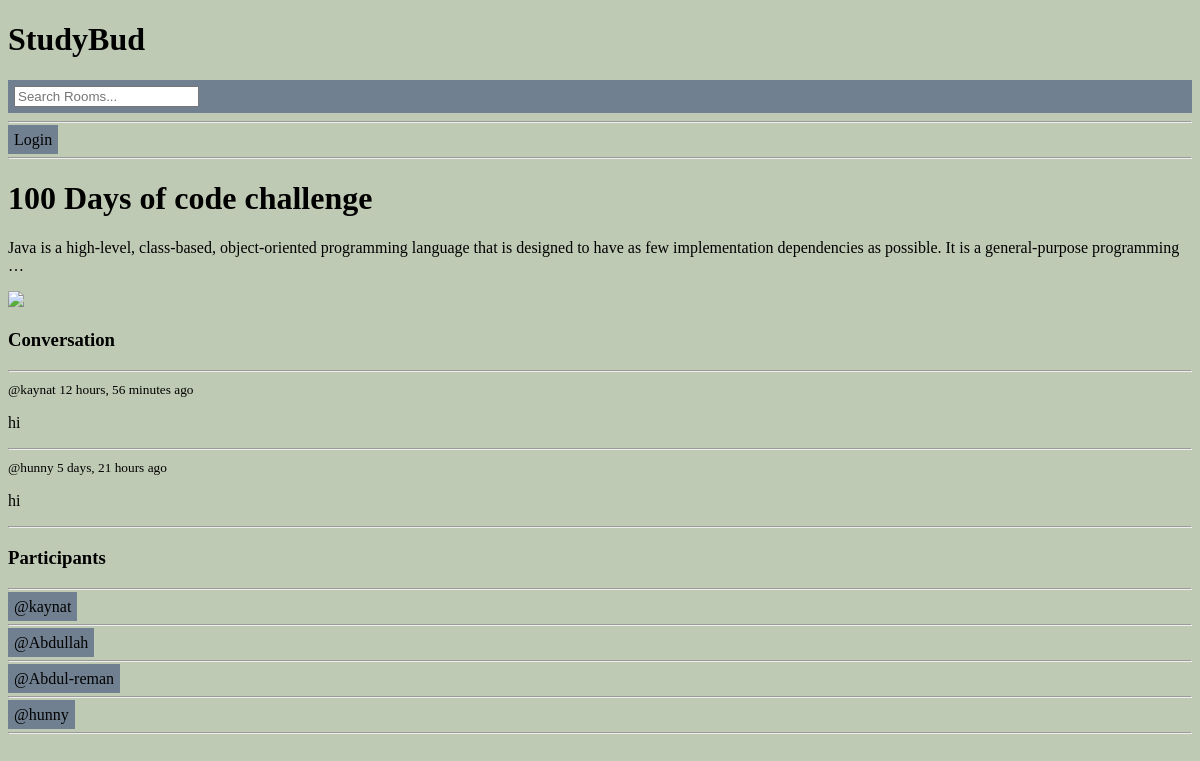
Page /room/2/ on the committed database.
### base/models.py (models this page shows, shortened)
class Room(models.Model):
    host =  models.ForeignKey(User, on_delete=models.SET_NULL, null= True)
    topic =  models.ForeignKey(Topic, on_delete=models.SET_NULL, null= True)
    name = models.CharField(max_length=200)
    description = models.TextField(null=True, blank=True)
    participants = models.ManyToManyField(User, related_name='Participants', blank= True)
    updated = models.DateTimeField(auto_now=True)
    created =models.DateTimeField(auto_now_add=True)
    class Meta:
        ordering = ['-updated', '-created']

class Message(models.Model):
    user = models.ForeignKey(User, on_delete=models.CASCADE)
    room = models.ForeignKey(Room, on_delete=models.CASCADE)
    body = models.TextField()
    updated = models.DateTimeField(auto_now=True)
    created =models.DateTimeField(auto_now_add=True)
    class Meta:
        ordering = ['-updated', '-created']

### base/views.py (the view, shortened to what this page needs)
# urls.py: path('room/<str:pk>/', views.room, name="room"),
def room(request, pk):
    room = Room.objects.get(id=pk)
    room_messages =room.message_set.all()
    participants =room.participants.all()
    context = {'room' : room, 'room_messages':  room_messages,'participants': participants}
    return render(request, "base/room.html", context)

### base/templates/base/room.html (shortened to what this page needs)
{% extends 'main.html' %}
{% block content%}
<div class="container" id="cont1">
    <div>
        <h1> {{room.name}} </h1>
         <p> {{room.description}}</p>
         <img src="https://media.istockphoto.com/photos/shot-of-a-hacker-using-a-laptop-picture-id1327818236?s=612x612" width=600 hight=200>
         <div class="comment-wrapper">
             <h3> Conversation</h3>
              <hr>
              {% for message in  room_messages %}
              <div>
                <small> @{{message.user}}  {{message.created|timesince}} ago </small>
                <p>{{message.body}}</p>
                <hr>
              </div>
              {% endfor %}
         </div>
    </div>
    <div>
        <h3> Participants</h3>
        <hr>
        {% for user in participants%}
        <div>
            <a href="{% url 'user-profile' room.host.id %}" class="btn">@{{user.username}}</a>
        <hr>
        </div>
        {%endfor%}
    </div>
</div>
{% endblock%}

### static/styles/main.css (style rules this page uses)
body { border: 2px red; background-color: rgba(104, 129, 78, 0.418); padding: 34; margin: 34; }

### templates/main.html (style rules this page uses)
.btn { background-color: slategrey; }

### templates/navbar.html (style rules this page uses)
a { text-decoration: none; color: black; }
.btn { background-color: slategrey; padding: 6px; border:none; cursor=pointer; font-size=18px; border-radius=4px; }

### base/templates/base/room.html (style rules this page uses)
a { text-decoration: none; color: black; }
.btn { background-color: slategrey; padding: 6px; border:none; cursor=pointer; font-size=20px; border-radius=4px; }

### rows in the picture
Room: name "100 Days of code challenge", description "Java is a high-level, class-based, object-oriented programming language that is designed to have as few implementation dependencies as possible. It is a general-purpose programming …"
Message: user "kaynat", created "12 hours, 56 minutes", body "hi"
Message: user "hunny", created "5 days, 21 hours", body "hi"

### other values in the picture
{{ user.username }} "kaynat"
{{ user.username }} "Abdullah"
{{ user.username }} "Abdul-reman"
{{ user.username }} "hunny"
